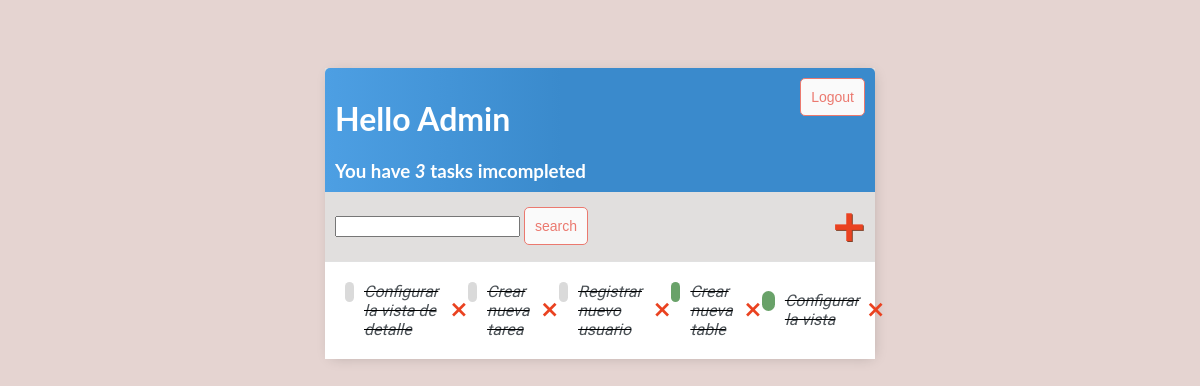
The app's page / (signed in), older data.
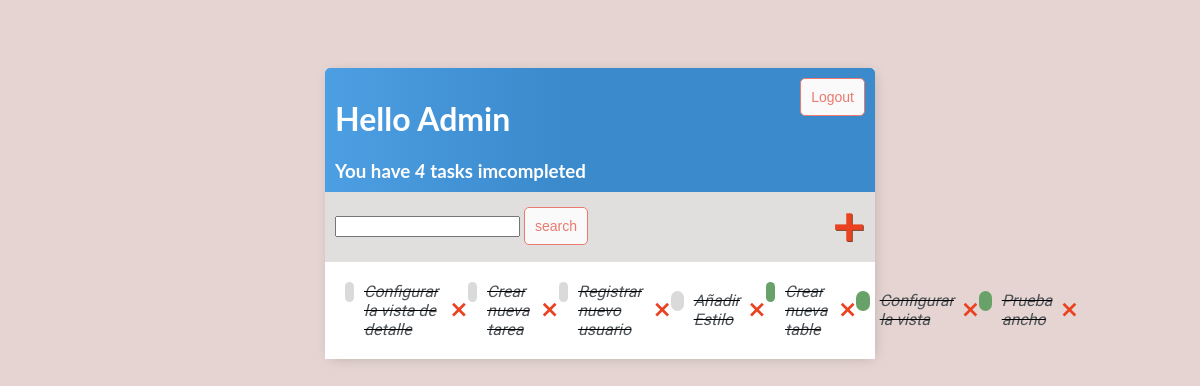
The same page, newer data.
### base/models.py (models this page shows, shortened)
class Task(models.Model):
    user = models.ForeignKey(User,
                             on_delete=models.CASCADE,
                             null=False,
                             blank=False)
    title = models.CharField(max_length=200,
                             blank=False)
    description = models.TextField(null=True,
                                   blank=True)
    completed = models.BooleanField(default=False)
    created = models.DateTimeField(auto_now_add=True)
    class Meta:
        ordering = ['completed']

### base/views.py (the view)
# urls.py: urlpatterns = [path('', PendingList.as_view(), name='pending'),
class PendingList(LoginRequiredMixin, ListView):
    model = Task
    context_object_name = 'tasks'
    template_name = 'base/task_list.html'
    def get_context_data(self, **kwarg):
        context = super().get_context_data(**kwarg)
        context['tasks'] = context['tasks'].filter(user=self.request.user)
        context['count'] = context['tasks'].filter(completed=False).count()
        search_value = self.request.GET.get('search-area') or ''
        if search_value:
            context['tasks'] = context['tasks'].filter(title__icontains=search_value)
        context['search_value'] = search_value
        return context

### base/templates/base/task_list.html (shortened to what this page needs)
{% extends 'base/main.html' %}
{% block content %}
<div class="top-bar">
    <div>
        <h1>Hello {{request.user|title}}</h1>
        <h3 style="margin:0">You have <i>{{count}}</i> task{{count|pluralize}} imcompleted</h3>
    </div>
    {% if request.user.is_authenticated %}
    <form method="POST" action="{% url 'logout' %}">
        <button class='button' type="submit">Logout</button>
    </form>
    {% else %}
    <form method="POST" action="{% url 'login' %}">
        {% csrf_token %}
        <button class='button' type="submit">Login</button>
    {% endif %}
</div>
<div id="add-search-container">
    <form method="GET" sytle="margin-top: 20px; display: flex;">
        <input type="text" name="search-area" value="{{search_value}}">
        <input class='button' type="submit" value="search">
    </form>
    <a id='add-link' href="{% url 'create-task' %}">&#x1F7A5;</a>
</div>
<div class="task-container">
    {% for task in tasks %}
    {% if task.completed %}
    <div class="task-title">
        <div class="complete-task-icon"></div>
        <i><s><a class="task-title" href="{% url 'edit-task' task.id %}">{{task.title}}</a></s></i>
    </div>
    <a class='delete-link' href="{% url 'delete-task' task.id %}">&#x2A2F;</a>
    {% else %}
    <div class="task-title">
        <div class="imcomplete-task-icon"></div>
        <i><s><a class="task-title" href="{% url 'edit-task' task.id %}">{{task.title}}</a></s></i>
    </div>
    <a class='delete-link' href="{% url 'delete-task' task.id %}">&#x2A2F;</a>
    {% endif %}
    {% empty %}
    <h3>There is no elements in the list!</h3>
    {% endfor %}
</div>
{% endblock content %}

Row changes from the older to the newer data that the page shows:
added Task: title "Añadir Estilo"
added Task: title "Prueba ancho"
Text that changed along with them:
{{ count }}: "3" → "4"
